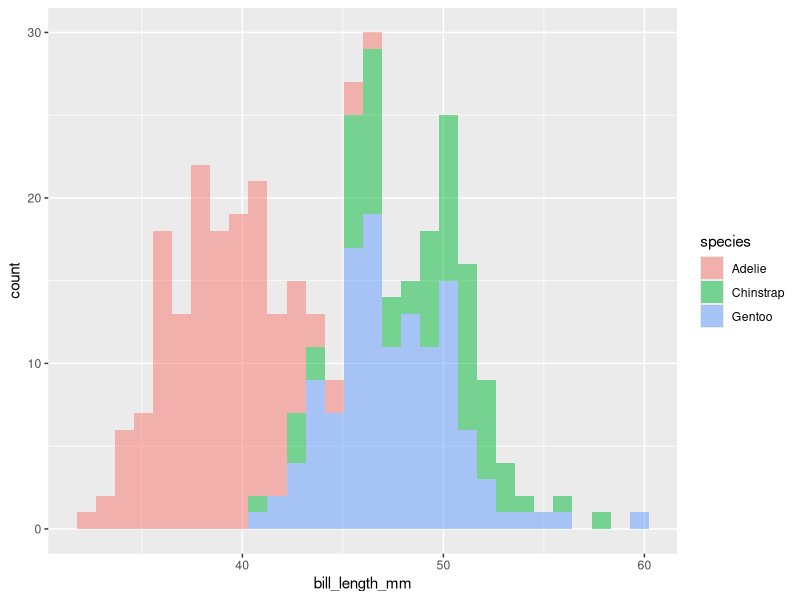

The R script that drew this image: (Note: this script raises an error after producing the figure.)
library(tidyverse)
library(palmerpenguins)
penguins %>% glimpse


ggplot(penguins,aes(x=bill_length_mm,fill=species)) +
  geom_histogram(alpha=.5)



# theme_set(theme(axis.text.x = element_text(angle=60,hjust=1))) # Automatically set them for all future plots


# Not all chart types work with both X and Y



# Body Mass vs Bill Length
ggplot(penguins,aes(x=body_mass_g, y=bill_length_mm)) +
  geom_point(aes(color=species), alpha = .5, size = 20) +
  geom_smooth(method="lm", aes(group=species), color="black", se=FALSE) + # or aes(linetype=species) if you want the lines to look different
  labs(title="B\nE\nE\nP",x="Body Mass (g)", y="Bill Length (mm)", color="Species") + # Change labels. color= changes legend
  theme_minimal() + # Changes background
  theme(plot.title = element_text(hjust=0.5)) + # Change margins?
  # scale_color_viridis_d(option = 10) # scale_color_grey to see what it looks like in greyscale

  pal <- c("FF499E", "D264B6", "A480CF", "779BE7", "49B6FF")
  scale_color_manual(values = pal, aesthetics = c("colour", "fill")) # for creating new color pallets


ggsave("Scripts/myplot2.png", width=6, height=5, dpi=300) # save image to directory
